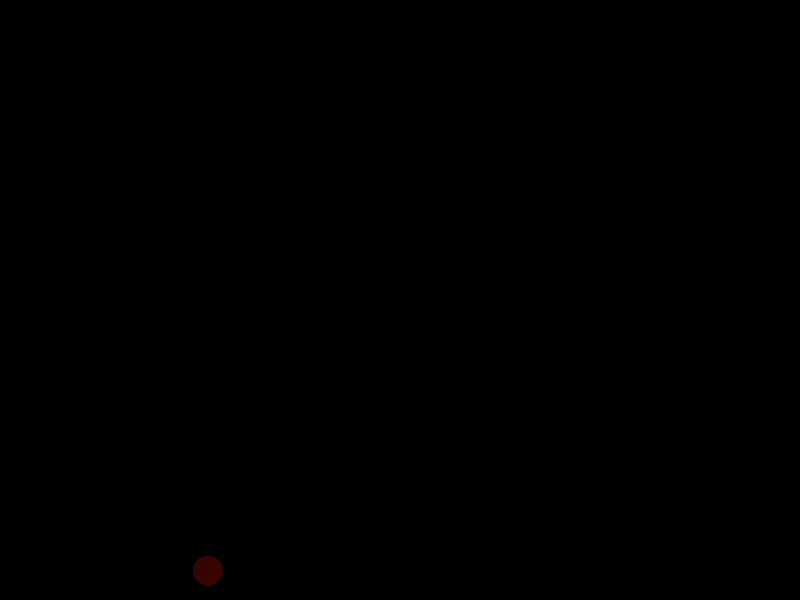
Frame 1 (no input)
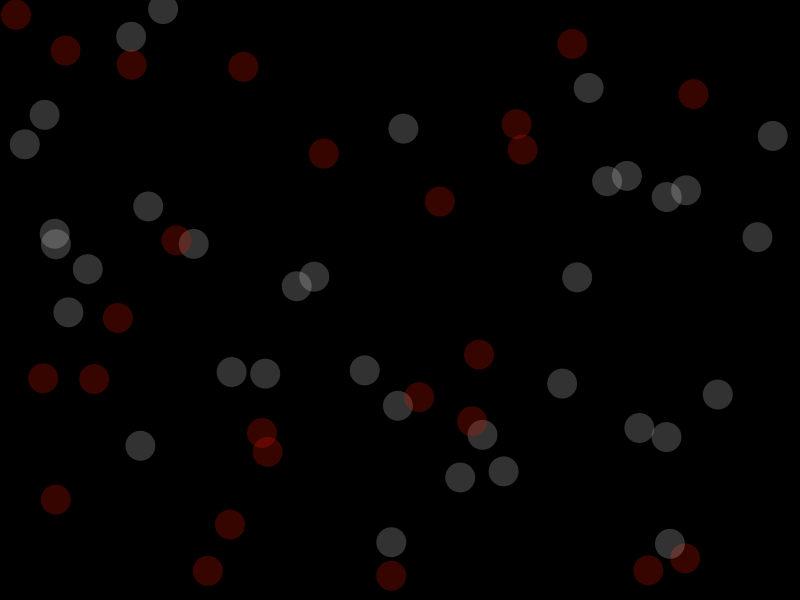
Frame 60 (the mouse pressed at the canvas centre just before this capture)
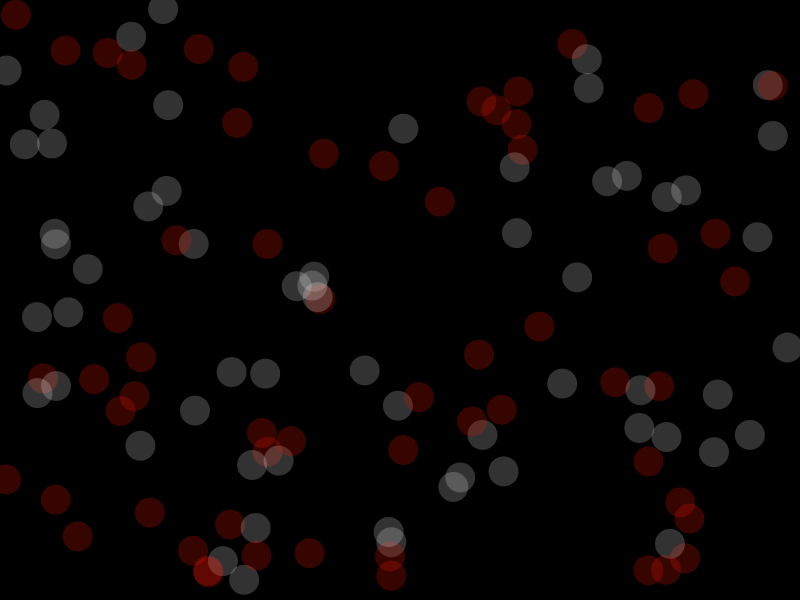
Frame 120 (the mouse held since frame 60 and released just before this capture)

The Processing sketch that drew these frames (run headless with seeded random() and noise(); from frame 60 on, the mouse is pressed at the canvas centre):

// Processing sketch: processing_61165
// ── processing_61165.pde

void setup() {//função que define o set up
  size(800,600); //tamanho do ecran
  background(0); //fundo do ecran
  smooth(); //suavizar todo o desenho
  noStroke(); //sem contorno 
}

void draw() {//função que define o desenho

      float vermelhoprob = 0.30; // vou criar uma variavel onde '30%' das ellipses são vermelhas
      float verdeprob = 0.35; // vou criar uma variavel onde '35%' das ellipses são verdes
      float azulprob = 0.35; // vou criar uma variavel onde '35%' das ellipses são azuis
  
      float numero = random(1);  // escolho um número aleatório entre 0 e 1
  
      if (numero < verdeprob) { //Se o número aleatório é inferior a 0,35, neste caso à probablidade de verdes
    fill(255,50);//preenche a branco,com transparencia '50%'

  } else if (numero < verdeprob + azulprob) { //caso contrário se o numero entre 0 e 1 for menor que a probabilidade de verdes mais azuis
    fill(232,23,0,60);//preenche a azul com transparencia '60%'
  }
  ellipse(random(width),random(height),30,30); //digo ao processing para desenhar ellipses aleatoriamente ao longo do ecran. '30', '30' representa o tamanho da ellipse.
}
